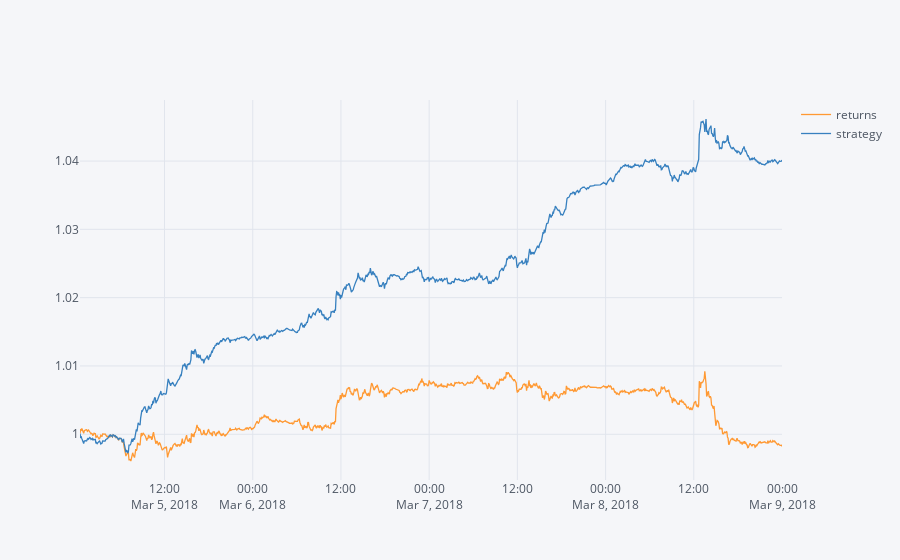

Notebook code for this chart:
### Code cell
# unleveraged | no bid-ask spread or transaction costs | only in-sample
data[['returns', 'strategy']].cumsum().apply(np.exp).iplot()

### Figure 1 — Plotly figure (JSON) as saved in the notebook; plotly's stock layout.template omitted (floating-point values rounded to 4 significant figures; data arrays with more than 128 entries replaced by an {"elided": "..."} marker saying what was removed)
{"data": [{"line": {"color": "rgba(255, 153, 51, 1.0)", "dash": "solid", "width": 1.3}, "mode": "lines", "name": "returns", "text": "", "type": "scatter", "x": {"elided": "1147 str values"}, "y": {"elided": "1147 float values"}}, {"line": {"color": "rgba(55, 128, 191, 1.0)", "dash": "solid", "width": 1.3}, "mode": "lines", "name": "strategy", "text": "", "type": "scatter", "x": {"elided": "1147 str values"}, "y": {"elided": "1147 float values"}}], "layout": {"legend": {"bgcolor": "#F5F6F9", "font": {"color": "#4D5663"}}, "paper_bgcolor": "#F5F6F9", "plot_bgcolor": "#F5F6F9", "titlefont": {"color": "#4D5663"}, "xaxis1": {"gridcolor": "#E1E5ED", "showgrid": true, "tickfont": {"color": "#4D5663"}, "title": "", "titlefont": {"color": "#4D5663"}, "zerolinecolor": "#E1E5ED"}, "yaxis1": {"gridcolor": "#E1E5ED", "showgrid": true, "tickfont": {"color": "#4D5663"}, "title": "", "titlefont": {"color": "#4D5663"}, "zerolinecolor": "#E1E5ED"}}}
